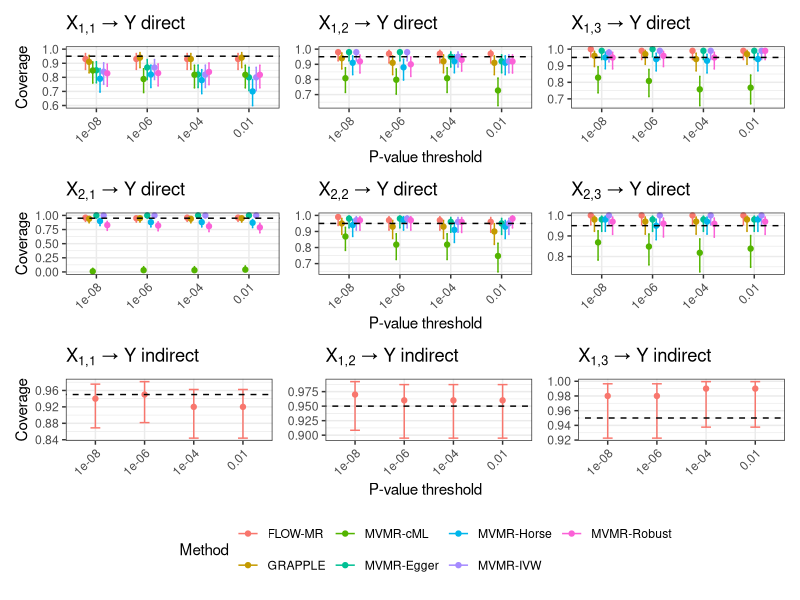
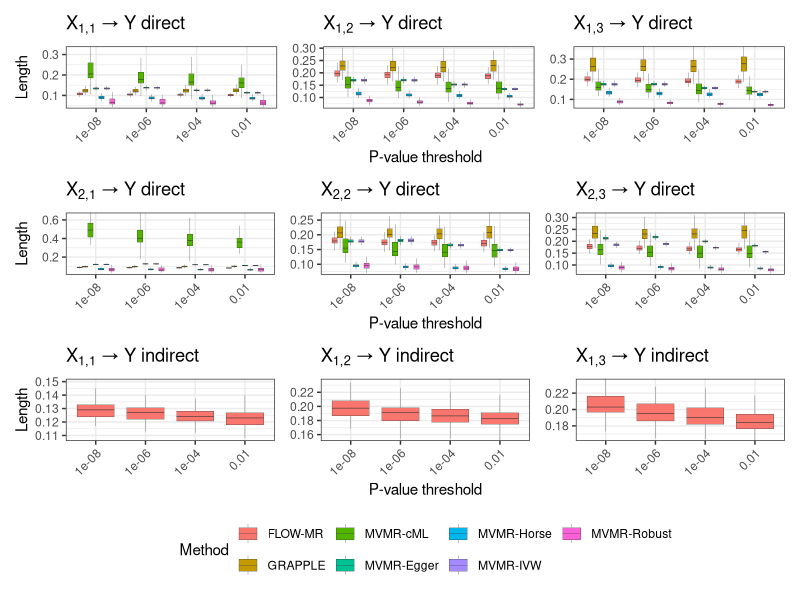

These figures' R source, in order:
library(ggplot2)
library(patchwork)
library(dplyr)
library(ggpubr)

df = read.csv("multivariate_sim.csv")

df$pval = factor((df$pval), levels = c(1e-8, 1e-6, 1e-4, 1e-2))
K = 6
n = 100


true_val = c(0, 0, 0, 0.8, 0, 0)
covers = list()
for (trait in 1:K){
  df_sub = df[df$Trait == trait, ]
  df_sub = df_sub[df_sub$Method != "FLOW-MR-indirect", ]
  df_sub$result <- with(df_sub, ifelse(`lower` <= true_val[trait] & `upper` >= true_val[trait], TRUE, FALSE))
  
  coverage_df_sub <- df_sub %>%
    group_by(Method, Trait, pval) %>%
    summarize(coverage = mean(result), count = length(result)) %>%
    ungroup()
  coverage_df_sub$lower = 0
  coverage_df_sub$upper = 0
  
  for(i in 1:nrow(coverage_df_sub)){
    coverage_df_sub$lower[i] =  as.vector( 
      prop.test(x = coverage_df_sub$coverage[i] * coverage_df_sub$count[i], n = coverage_df_sub$count[i])$conf.int)[1]
    coverage_df_sub$upper[i] =  as.vector( 
      prop.test(x = coverage_df_sub$coverage[i] * coverage_df_sub$count[i], n = coverage_df_sub$count[i])$conf.int)[2]
  }
  
  covers[[trait]] = ggplot(coverage_df_sub, aes(x = pval, y = coverage, color = Method)) +
    geom_errorbar(aes(ymin = lower, ymax = upper), width = 0.2, position = position_dodge(0.5)) +
    geom_point(position = position_dodge(0.5)) +
    labs(x = "P-value threshold", y = "Coverage",  title = paste("Coverage for Exp", toString(trait), "indirect") ) +
    theme_bw() + geom_abline(slope = 0, intercept = .95,  linetype = "dashed") +    theme(axis.text.x = element_text(angle = 45, hjust = 1))+
    ylim(NA, 1) 
  
}




# Compute the Length
lengths = list()
for (trait in 1:K){
  df_sub = df[df$Trait == trait, ]
  df_sub = df_sub[df_sub$Method != "FLOW-MR-indirect", ]
  df_sub = df_sub[df_sub$length < 3, ]
  
  y_min <- quantile(df_sub$length, 0.01)  # Lower 5% quantile
  y_max <- quantile(df_sub$length, 0.99)  # Upper 95% quantile
  
  lengths[[trait]] =  ggplot(df_sub, aes(x = pval, y = length, fill = Method)) +
    geom_boxplot(outlier.shape = NA,size = .1, position = position_dodge()) +  # Bar plot with dodged bars
    labs(x = "P-value threshold", y = "Length",  title = paste("Length for Exp", toString(trait), "indirect") ) +
    theme_bw() +    theme(axis.text.x = element_text(angle = 45, hjust = 1))+ coord_cartesian(ylim = c(y_min, y_max)) 
}

covers_ind = list()
true_ind = c(0.8, 0, 0)
for (trait in 1:3){
  df_sub = df[df$Method == "FLOW-MR-indirect", ]
  df_sub = df_sub[df_sub$Trait == trait, ]
  df_sub$result <- with(df_sub, ifelse(`lower` <= true_ind[trait] & `upper` >= true_ind[trait], TRUE, FALSE))
  
  coverage_df_sub <- df_sub %>%
    group_by(Method, Trait, pval) %>%
    summarize(coverage = mean(result)) %>%
    ungroup()
  coverage_df_sub$lower = 0
  coverage_df_sub$upper = 0
  
  for(i in 1:nrow(coverage_df_sub)){
    coverage_df_sub$lower[i] =  as.vector( 
      prop.test(x = coverage_df_sub$coverage[i] * n, n = n)$conf.int)[1]
    coverage_df_sub$upper[i] =  as.vector( 
      prop.test(x = coverage_df_sub$coverage[i] * n, n = n)$conf.int)[2]
  }
  
  covers_ind[[trait]] = ggplot(coverage_df_sub, aes(x = pval, y = coverage, color = Method)) +
    geom_errorbar(aes(ymin = lower, ymax = upper), width = 0.2, position = position_dodge(0.5)) +
    geom_point(position = position_dodge(0.5)) +
    labs(x = "P-value threshold", y = "Coverage",  title = paste("Coverage for Exp", toString(trait), "indirect") ) +
    theme_bw() + geom_abline(slope = 0, intercept = .95,  linetype = "dashed")+ theme(legend.position = "none")+ theme(axis.text.x = element_text(angle = 45, hjust = 1)) 
  
}

lengths_ind = list()
for (trait in 1:3){
  df_sub = df[df$Method == "FLOW-MR-indirect", ]
  
  df_sub = df_sub[df_sub$Trait == trait, ]
  df_sub = df_sub[df_sub$length < 2, ]
  y_min <- quantile(df_sub$length, 0.01)  # Lower 5% quantile
  y_max <- quantile(df_sub$length, 0.99)  # Upper 95% quantile
  
  
  lengths_ind[[trait]] =  ggplot(df_sub, aes(x = pval, y = length, fill = Method)) +
    geom_boxplot(outlier.shape = NA, size = .1, position = position_dodge()) +  # Bar plot with dodged bars
    labs(x = "P-value threshold", y = "Length",  title = paste("Length for Exp", toString(trait), "indirect") ) +
    theme_bw()+ theme(legend.position = "none")+   theme(axis.text.x = element_text(angle = 45, hjust = 1))
  
  if(trait == 1){
    lengths_ind[[trait]] = lengths_ind[[trait]] + ylim(0, 1)
    } else{
    lengths_ind[[trait]]  =  lengths_ind[[trait]] + coord_cartesian(ylim = c(y_min, y_max)) 
    
  }

}

c1 = wrap_plots(list(
  covers[[1]] + ggtitle(expression(X[1*","*1] ~ "→" ~ Y ~ "direct")) + theme(legend.position = "none") + 
    guides(color = "none", fill = "none", linetype = "none") ,
  covers[[2]] + theme(axis.title.y = element_blank()) + ggtitle(expression(X[1*","*2] ~ "→" ~ Y ~ "direct")) + theme(legend.position = "none") + 
    guides(color = "none", fill = "none", linetype = "none") ,
  covers[[3]] + theme(axis.title.y = element_blank()) + ggtitle(expression(X[1*","*3] ~ "→" ~ Y ~ "direct")) + theme(legend.position = "none")+ 
    guides(color = "none", fill = "none", linetype = "none") 
), nrow = 1) +
  plot_layout(guides = 'collect', axis_titles = "collect")  # Collect legends here

c2 = wrap_plots(list(
  covers[[4]] + ggtitle(expression(X[2*","*1] ~ "→" ~ Y ~ "direct")),
  covers[[5]] + theme(axis.title.y = element_blank()) + ggtitle(expression(X[2*","*2]~ "→" ~ Y ~ "direct")),
  covers[[6]] + theme(axis.title.y = element_blank()) + ggtitle(expression(X[2*","*3] ~ "→" ~ Y ~ "direct"))
), nrow = 1) +
  plot_layout(axis_titles = "collect") + theme(legend.position = "none")  # Remove legend for c2

c3 = wrap_plots(list(
  covers_ind[[1]] + ggtitle(expression(X[1*","*1] ~ "→" ~ Y ~ "indirect")) + theme(legend.position = "none") + 
    guides(color = "none", fill = "none", linetype = "none") ,
  covers_ind[[2]] + theme(axis.title.y = element_blank()) + ggtitle(expression(X[1*","*2] ~ "→" ~ Y ~ "indirect")) + theme(legend.position = "none") + 
    guides(color = "none", fill = "none", linetype = "none") ,
  covers_ind[[3]] + theme(axis.title.y = element_blank()) + ggtitle(expression(X[1*","*3] ~ "→" ~ Y ~ "indirect")) + theme(legend.position = "none")+ 
    guides(color = "none", fill = "none", linetype = "none") 
), nrow = 1) +
  plot_layout(axis_titles = "collect") + theme(legend.position = "none")  # Remove legend for c3

# Combine all and set only c1's legend to appear at the bottom
wrap_plots(list(c1, c2, c3), nrow = 3) + 
  plot_layout(guides = 'collect') & 
  theme(legend.position = "bottom")



c1 = wrap_plots(list(lengths[[1]] + ggtitle(expression(X[1*","*1] ~ "→" ~ Y ~ "direct"))+  theme(legend.position = "none") + 
                       guides(color = "none", fill = "none", linetype = "none") ,
                     lengths[[2]]+ theme(axis.title.y = element_blank()) + ggtitle(expression(X[1*","*2] ~ "→" ~ Y ~ "direct")) +  theme(legend.position = "none")+ 
                       guides(color = "none", fill = "none", linetype = "none") ,
                     lengths[[3]]+ theme(axis.title.y = element_blank()) + ggtitle(expression(X[1*","*3] ~ "→" ~ Y ~ "direct")) +  theme(legend.position = "none")+ 
                       guides(color = "none", fill = "none", linetype = "none") 
), nrow = 1) +
  plot_layout(guides = 'collect',axis_titles = "collect") 

c2  = wrap_plots(list(lengths[[4]] + ggtitle(expression(X[2*","*1] ~ "→" ~ Y ~ "direct"))  ,
                      lengths[[5]]+ theme(axis.title.y = element_blank()) + ggtitle(expression(X[2*","*2] ~ "→" ~ Y ~ "direct")),
                      lengths[[6]]+ theme(axis.title.y = element_blank()) + ggtitle(expression(X[2*","*3] ~ "→" ~ Y ~ "direct"))
), nrow = 1) +
  plot_layout(axis_titles = "collect") + theme(legend.position = "none")

c3 = wrap_plots(list(lengths_ind[[1]]+ ggtitle(expression(X[1*","*1] ~ "→" ~ Y ~ "indirect"))  +  theme(legend.position = "none")+ 
                       guides(color = "none", fill = "none", linetype = "none") + ylim(NA, .15),
                     lengths_ind[[2]]+ theme(axis.title.y = element_blank()) + ggtitle(expression(X[1*","*2] ~ "→" ~ Y ~ "indirect")) +  theme(legend.position = "none")+ 
                       guides(color = "none", fill = "none", linetype = "none") ,
                     lengths_ind[[3]]+ theme(axis.title.y = element_blank()) + ggtitle(expression(X[1*","*3] ~ "→" ~ Y ~ "indirect")) +  theme(legend.position = "none")+ 
                       guides(color = "none", fill = "none", linetype = "none") 
), nrow = 1) +
  plot_layout(guides = 'collect',axis_titles = "collect")  +  theme(legend.position = "none")


wrap_plots(list(c1 ,c2,c3
), nrow = 3) +  plot_layout(guides = 'collect') & 
  theme(legend.position = "bottom")


